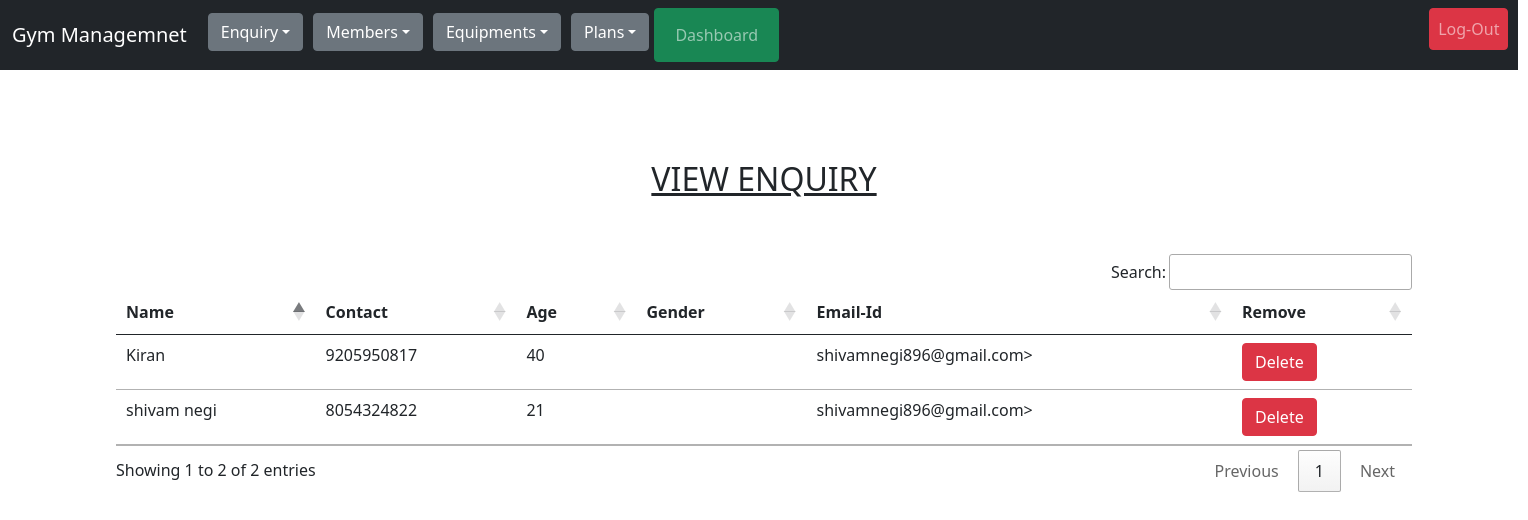
Screenshot of /applications/view_enquiry/ (signed in) with the database file from the repository.
### application/models.py (models this page shows, shortened)
class Enquiry(models.Model):
    Name=models.CharField(max_length=20)
    Contact=models.CharField(max_length=20)
    Age=models.CharField(max_length=20)
    Email_Id=models.CharField(max_length=50)

### application/views.py (the view)
# urls.py: path('view_enquiry/',views.view_enquiry),
def view_enquiry(request):
    if not request.user.is_staff:
        return redirect('admin_login')
    enq=Enquiry.objects.all()
    d={'enq':enq}
    return render(request,'application/view_enquiry.html',d)

### templates/application/view_enquiry.html (shortened to what this page needs)
{% extends 'application/base.html' %}
{% block div %}
<div class="logoutt" >
<li class="nav-item" >
  <a class="nav-link btn btn-danger"   aria-current="page" href="/applications/logout/">Log-Out</a>
</li>
</div>
{%endblock div %}
{% load static %}
{% block body %}
<div class="container" style="margin-top:90px;">
<h2 class="text-center font-weight-bold font-family-calibri text-decoration-underline ">VIEW ENQUIRY</h2>
<br><br>
<table id="example" class="table table-hover table-responsive  ">
<thead class="thead-dark">
<tr >
  <th>Name</th>
  <th>Contact</th>
  <th>Age</th>
  <th>Gender</th>
  <th>Email-Id</th>
    <th>Remove</th>
</tr>
</thead>
<tbody>
{% for i in enq %}
<tr>
  <td>{{i.Name}}</td>
  <td>{{i.Contact}}</td>
  <td>{{i.Age}}</td>
  <td>{{i.Gender}}</td>
  <td>{{i.Email_Id}}></td>
  <td ><a  class="btn btn-danger" href="http://localhost:5000/applications/delete_enquiry?pid={{i.id}}"
    onclick="return confirm('Are you Sure?')">Delete</a></td>
</tr>
{% endfor %}
</tbody>
</table>
</div>
{% endblock body %}

### templates/application/view_enquiry.html (style rules this page uses)
.logoutt { position:relative; left:650px; font-size:18px; }

### rows the page displays
Enquiry: Name "shivam negi", Contact "8054324822", Age "21", Email_Id "shivamnegi896@gmail.com"
Enquiry: Name "Kiran", Contact "9205950817", Age "40", Email_Id "shivamnegi896@gmail.com"
